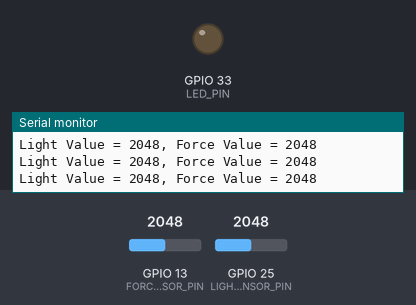
Simulated run of this sketch. Board: ESP32. Parts: output pins drawn as LEDs (lit = HIGH), the last lines printed to the serial monitor. The test bench sets the inputs (shaded band); at power-on: GPIO 25 (LIGHT_SENSOR_PIN) = 2048, GPIO 13 (FORCE_SENSOR_PIN) = 2048.

Above: at 1.2 s.
1.3 s: GPIO 25 (LIGHT_SENSOR_PIN) set to 521
2.8 s: GPIO 25 (LIGHT_SENSOR_PIN) set to 447
At 3.8 s:
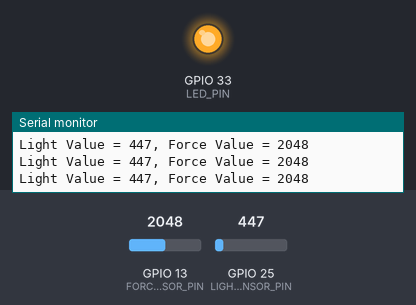
4.5 s: GPIO 25 (LIGHT_SENSOR_PIN) set to 540
At 5.0 s:
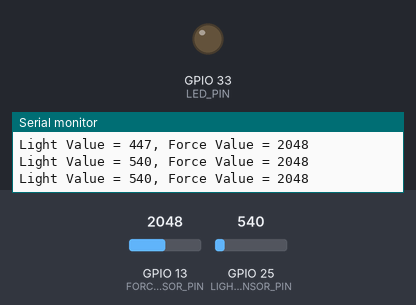
6.0 s: GPIO 25 (LIGHT_SENSOR_PIN) set to 491
At 7.5 s:
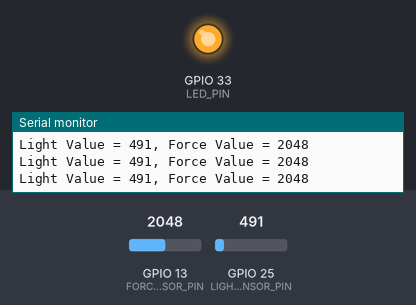
Timing chart, 0 to 8.5 s (numbered marks = the images above; inputs shaded):
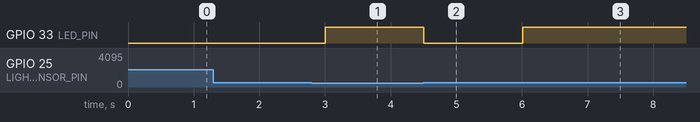

The sketch:

lightandforce.ino
```cpp
#define LIGHT_SENSOR_PIN 25 // ESP32 pin GPIO25 connected to light sensor
#define FORCE_SENSOR_PIN 13 // ESP32 pin GPIO13 connected to force sensor
#define LED_PIN 33          // ESP32 pin GPIO33 connected to LED
#define ANALOG_THRESHOLD 500
#define FORCE_THRESHOLD 500 // Threshold for force detection
#define TIMEOUT 5000        // 5 seconds in milliseconds

bool isDark = false;
unsigned long forceBelowThresholdTime = 0;

void setup()
{
  Serial.begin(9600);
  pinMode(LED_PIN, OUTPUT);
  pinMode(FORCE_SENSOR_PIN, INPUT);
  pinMode(LIGHT_SENSOR_PIN, INPUT);
}

void loop()
{
  int lightValue = analogRead(LIGHT_SENSOR_PIN);
  int forceValue = analogRead(FORCE_SENSOR_PIN);

  // Determine if it's dark
  isDark = lightValue < ANALOG_THRESHOLD;

  // Check if force is below threshold
  if (forceValue < FORCE_THRESHOLD)
  {
    if (forceBelowThresholdTime == 0)
    {
      // Start the timer
      forceBelowThresholdTime = millis();
    }
    else if (millis() - forceBelowThresholdTime >= TIMEOUT)
    {
      // Turn off the LED after 5 seconds of low force
      digitalWrite(LED_PIN, LOW);
    }
  }
  else
  {
    // Reset timer
    forceBelowThresholdTime = 0;

    if (isDark && forceValue >= FORCE_THRESHOLD)
    {
      digitalWrite(LED_PIN, HIGH);
    }
    else
    {
      digitalWrite(LED_PIN, LOW);
    }
  }

  Serial.print("Light Value = ");
  Serial.print(lightValue);
  Serial.print(", Force Value = ");
  Serial.println(forceValue);

  delay(250);
}
```

Measured:
- the behaviour switches between 500 and 499 on GPIO 25 (LIGHT_SENSOR_PIN) (found by bisection; images 0 and 1)
- after the input at 2.8 s, GPIO 33 (LED_PIN): LOW → HIGH after 0.21 s
- after the input at 4.5 s, GPIO 33 (LED_PIN): HIGH → LOW at once
- after the input at 6.0 s, GPIO 33 (LED_PIN): LOW → HIGH at once
